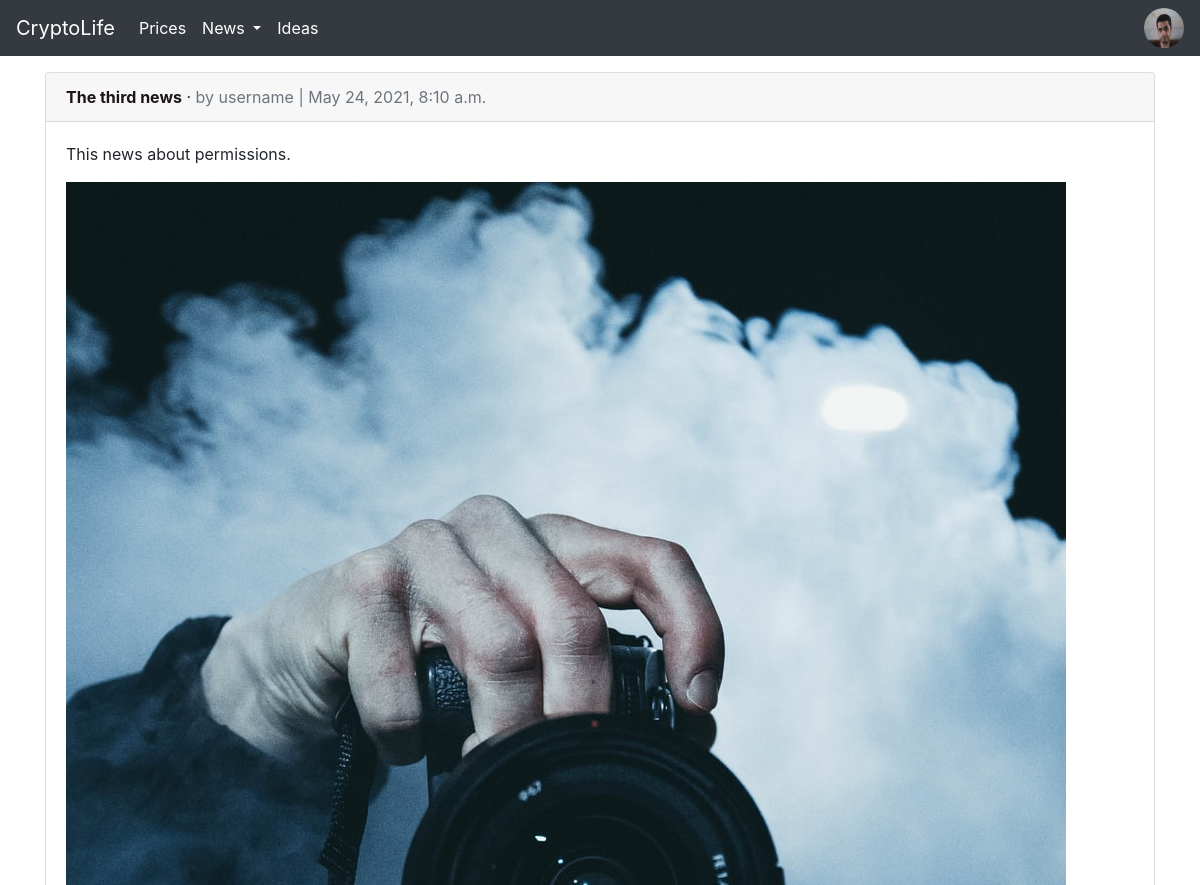
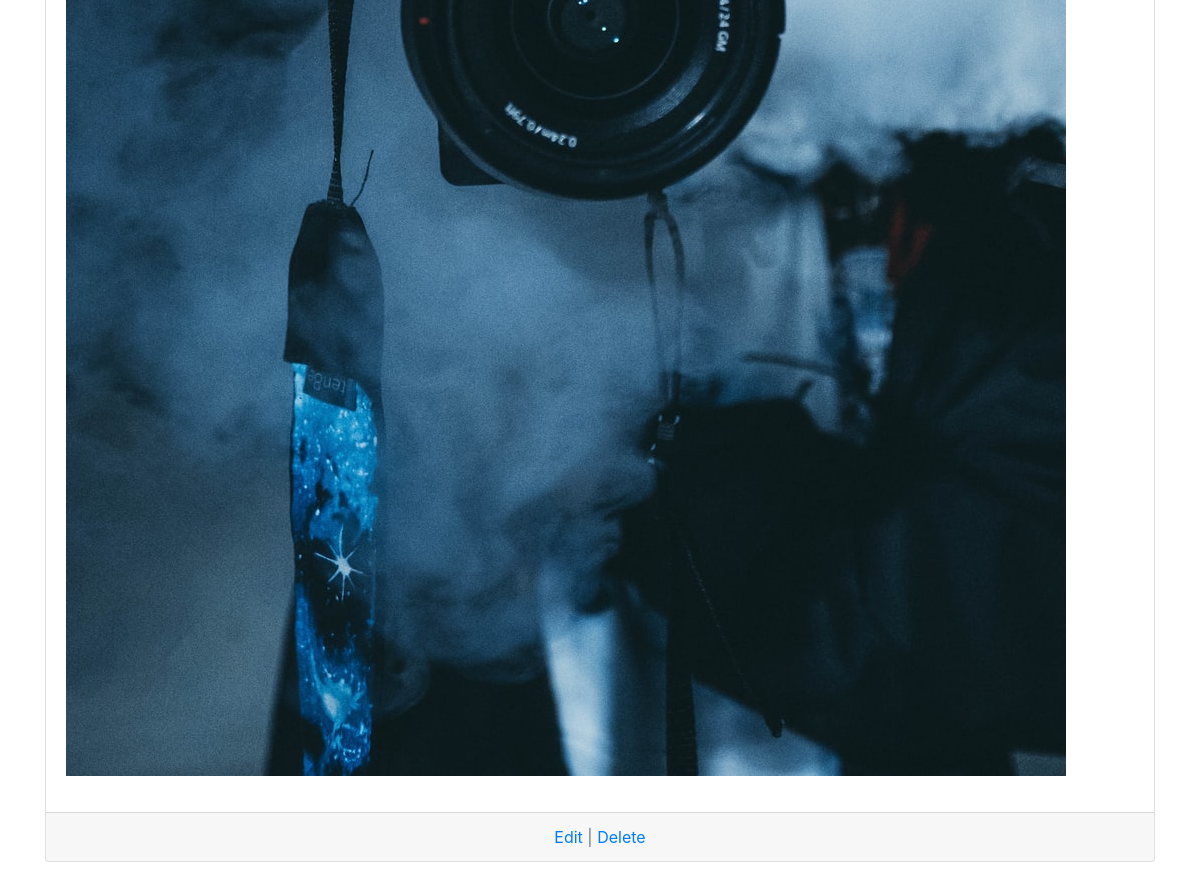
/news/ (signed in), run on the app's committed database (2 pictures, top to bottom).
### accounts/models.py (models this page shows, shortened)
class CustomUser(AbstractBaseUser, PermissionsMixin):
    class Meta:
        permissions = [
            ('all', 'all of the permissions')
        ]
    first_name = models.CharField(max_length=30, null=True, blank=True)
    last_name = models.CharField(max_length=30, null=True, blank=True)
    email = models.EmailField(verbose_name='email', max_length=100, unique=True)
    username = models.CharField(max_length=55, unique=True)
    date_joined = models.DateTimeField(verbose_name='date joined', auto_now_add=True)
    last_login = models.DateTimeField(verbose_name='last login', auto_now=True)
    is_admin = models.BooleanField(default=False)
    is_active = models.BooleanField(default=True)
    is_staff = models.BooleanField(default=False)
    is_superuser = models.BooleanField(default=False)
    profile_image = models.ImageField(null=True, blank=True, upload_to=get_profile_image_filepath, default='images/accounts/profiles/default_image.jpg')
    objects = MyAccountManager()
    USERNAME_FIELD = 'username'
    REQUIRED_FIELDS = ['email']
    def __str__(self):
        return self.USERNAME_FIELD

### news/models.py (models this page shows, shortened)
class News(models.Model):
    class Meta:
        permissions = [
            ('all', 'all of the permissions')
        ]
        ordering = ['-date']
    title = models.CharField(max_length=255)
    header_image = models.ImageField(null=True, blank=True, upload_to="images/news/header/")
    body = RichTextUploadingField()
    date = models.DateTimeField(auto_now_add=True)
    author = models.ForeignKey(
        get_user_model(),
        on_delete=models.CASCADE,
    )
    category = models.ManyToManyField(Category, default='cryptocurrency', related_name='category')
    like_news = models.ManyToManyField(AUTH_USER_MODEL, blank=True, related_name='the_news')
    unlike_news = models.ManyToManyField(AUTH_USER_MODEL, blank=True, related_name='the_news_unlike')

### news/views.py (the view)
# urls.py: path('', NewsListView.as_view(), name='news_list')
class NewsListView(ListView):
    model = News
    template_name = 'news/news_list.html'

### templates/news/news_list.html (shortened to what this page needs)
{% extends 'base.html' %}
{% block content %}
    {% for news in news_list %}
        <div class="card">
            <div class="card-header">
                <span class="font-weight-bold"><a href="{% url 'news_detail' news.pk %}" style="color:#1d1414;">{{ news.title }}</a></span> &middot;
                <span class="text-muted">by {{ news.author }} | {{ news.date }}</span>
            </div>
            <div class="card-body">
                {{ news.body|safe|truncatewords:"100" }}
            </div>
            {% if user == news.author or perms.news.all or perms.news.change_news or perms.news.delete_news %}
                <div class="card-footer text-center text-muted">
                        <a href="{% url 'news_edit' news.pk %}">Edit</a> |
                        <a href="{% url 'news_delete' news.pk %}">Delete</a>
                    </div>
            {% endif %}
        </div>
        <br />
    {% endfor %}
{% endblock content %}

### templates/base.html (shortened to what this page needs)
{% load static %}
<!DOCTYPE html>
<html lang="en">
  <head>
    <link rel="stylesheet" href="https://cdn.jsdelivr.net/npm/bootstrap@4.5.3/dist/css/bootstrap.min.css">
  </head>
  <body>
    <nav class="navbar navbar-expand-lg navbar-dark bg-dark fixed-top">
      <a class="navbar-brand" href="{% url 'home' %}">CryptoLife</a>
      <div class="collapse navbar-collapse" id="navbarSupportedContent">
        <ul class="navbar-nav mr-auto">
          <li class="nav-item active">
            <a class="nav-link" href="{% url 'prices_list' %}">Prices <span class="sr-only">(current)</span></a>
          </li>
          {% if perms.news.add_news or perms.news.all %}
          <li class="nav-item dropdown active">
            <a class="nav-link dropdown-toggle" href="#" id="navbarDropdown" role="button" data-toggle="dropdown" aria-haspopup="true" aria-expanded="false">
              News
            </a>
          </li>
          {% else %}
          <li class="nav-item active">
            <a class="nav-link" href="{% url 'news_list' %}">News<span class="sr-only">(current)</span></a>
          </li>
          {% endif %}
          <li class="nav-item active">
            <a class="nav-link" href="#">Ideas<span class="sr-only">(current)</span></a>
          </li>
        </ul>
      </div>
        {% if user.is_authenticated %}
          <div class = "btn-group dropleft">
            <img class="account-image rounded-circle m-auto d-block dropdown-toggle" id="id_profile_links" data-toggle="dropdown" aria-haspopup="true" aria-expanded="false" src="{{ user.profile_image.url }}" alt="logo" width="40" height="40">
          </div>
          {% else %}
            <form class="form-inline ml-auto">
              <a href="{% url 'accounts:login' %}" class="btn btn-outline-secondary">Log In</a>
              <a href="{% url 'accounts:signup' %}" class="btn btn-primary ml-2">Sign up</a>
            </form>
          {% endif %}
    </nav>
    <main>
      <div class='container'>
        <br/>
        <br/>
        <br/>
        {% block content %}
        {% endblock content %}
      </div>
    </main>
  </body>
</html>

### data on the page
CustomUser: profile_image (placeholder picture)
News: title "The third news", author "username", date "May 24, 2021, 8:10 a.m.", body "This news about permissions.", body (picture), shows "Edit"
